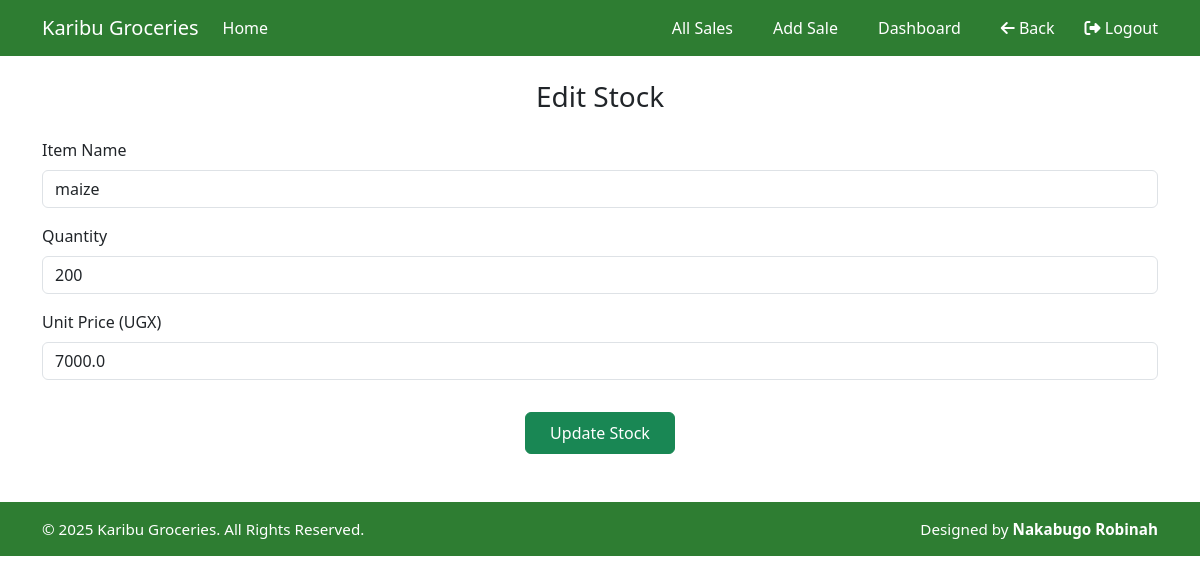
Screenshot of /edit_stock/5/ (signed in) with the database file from the repository.
### ledger/models.py (models this page shows, shortened)
class Stock(models.Model):
    category_name = models.ForeignKey(Category, on_delete=models.CASCADE, null=True, blank=True)
    item_name = models.CharField(max_length=10, null=True, blank=False)
    total_quantity = models.IntegerField(default=0, null=True, blank=False)
    issued_quantity = models.IntegerField(default=0, null=True, blank=False)
    received_quantity = models.IntegerField(default=0, null=True, blank=False)
    type_of_stock = models.CharField(max_length=20)
    cost = models.DecimalField(max_digits=10, decimal_places=2, null=True, blank=False)
    supplier_type = models.CharField(
        max_length=20,
        choices=[
            ("individual", "Individual Dealer"),
            ("company", "Company"),
            ("farm", "KGL Farm")
        ]
    )
    date = models.DateField(auto_now_add=True)
    branch = models.CharField(max_length=20, choices=[("Maganjo", "Maganjo"), ("Matugga", "Matugga")])
    unit_price = models.FloatField(blank=True, default=0, null=True)
    unit_cost = models.FloatField(blank=True, default=0, null=True)

### ledger/views.py (the view, shortened to what this page needs)
# urls.py: path('edit_stock/<int:pk>/', views.edit_stock, name='edit_stock'),
@login_required
def edit_stock(request, pk):
    stock = get_object_or_404(Stock, pk=pk)
    return render(request, 'ledger/edit_stock.html', {'stock': stock})

### ledger/models.py (called while the page is built)
    def __str__(self):
        return self.category_name if self.category_name else "unnamed Category"

### ledger/templates/ledger/edit_stock.html (shortened to what this page needs)
{% extends 'base.html' %}
{% load static %}
{% block content %}
    <div class="edit-stock-container">
        <form method="POST">
            <h3 class="text-center mb-4">Edit Stock</h3>
            <div class="mb-3">
                <label for="item_name" class="form-label">Item Name</label>
                <input type="text" name="item_name" class="form-control" value="{{ stock.item_name }}" required>
            </div>
            <div class="mb-3">
                <label for="total_quantity" class="form-label">Quantity</label>
                <input type="number" name="total_quantity" class="form-control" value="{{ stock.total_quantity }}" required>
            </div>
            <div class="mb-3">
                <label for="unit_price" class="form-label">Unit Price (UGX)</label>
                <input type="number" step="0.01" name="unit_price" class="form-control" value="{{ stock.unit_price }}" required>
            </div>
            <div class="text-center">
                <button type="submit" class="btn btn-success px-4 py-2 mt-3">Update Stock</button>
            </div>
        </form>
    </div>
{% endblock %}

### rows the page displays
Stock: item_name "maize", total_quantity "200", unit_price "7000.0"
